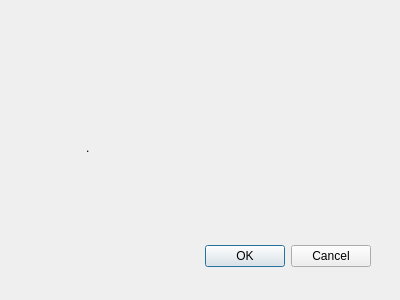
<?xml version="1.0" encoding="UTF-8"?>
<ui version="4.0">
 <class>customerbillspage</class>
 <widget class="QDialog" name="customerbillspage">
  <property name="geometry">
   <rect>
    <x>0</x>
    <y>0</y>
    <width>400</width>
    <height>300</height>
   </rect>
  </property>
  <property name="windowTitle">
   <string>Dialog</string>
  </property>
  <widget class="QDialogButtonBox" name="buttonBox">
   <property name="geometry">
    <rect>
     <x>30</x>
     <y>240</y>
     <width>341</width>
     <height>32</height>
    </rect>
   </property>
   <property name="orientation">
    <enum>Qt::Horizontal</enum>
   </property>
   <property name="standardButtons">
    <set>QDialogButtonBox::Cancel|QDialogButtonBox::Ok</set>
   </property>
  </widget>
  <widget class="QLabel" name="label">
   <property name="geometry">
    <rect>
     <x>86</x>
     <y>92</y>
     <width>271</width>
     <height>111</height>
    </rect>
   </property>
   <property name="styleSheet">
    <string notr="true">image: url(:/imagestart/pic/cl1.jpg);</string>
   </property>
   <property name="text">
    <string>.</string>
   </property>
  </widget>
 </widget>
 <resources/>
 <connections>
  <connection>
   <sender>buttonBox</sender>
   <signal>accepted()</signal>
   <receiver>customerbillspage</receiver>
   <slot>accept()</slot>
   <hints>
    <hint type="sourcelabel">
     <x>248</x>
     <y>254</y>
    </hint>
    <hint type="destinationlabel">
     <x>157</x>
     <y>274</y>
    </hint>
   </hints>
  </connection>
  <connection>
   <sender>buttonBox</sender>
   <signal>rejected()</signal>
   <receiver>customerbillspage</receiver>
   <slot>reject()</slot>
   <hints>
    <hint type="sourcelabel">
     <x>316</x>
     <y>260</y>
    </hint>
    <hint type="destinationlabel">
     <x>286</x>
     <y>274</y>
    </hint>
   </hints>
  </connection>
 </connections>
</ui>
